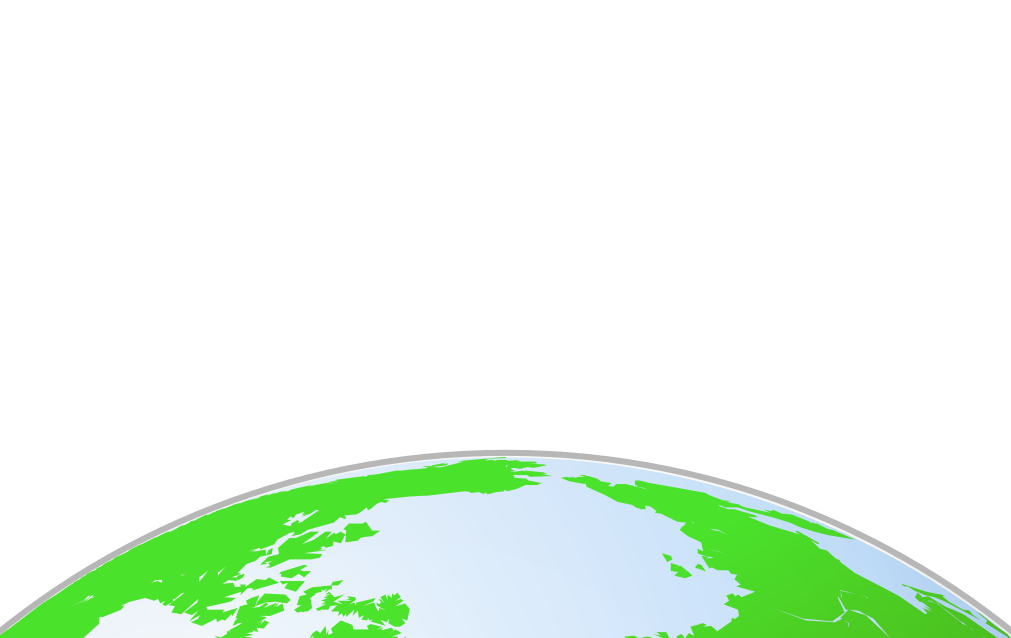
#> input picture Terrestrial_globe.png, 1011 x 638 px
$ python generate-card.py
#> lines starting #> are read from the running program, lines starting #| are printed output that depends on the picture; after the words box and inside, x2 and y2 are one past the last pixel; in counts of white or black regions, pixels touching at a corner belong together; pictures that were not available may be replaced by others from this repository, and a replacement may not be noted
from PIL import Image, ImageDraw, ImageFont
import random
import math
import numpy
from numpy import array

LNPAY_URL = "asdaso8y7hi7fhsaod78fhjoasidfhjolaisdhflias78hdlf78ashdi7fhsdalifosdid"
BALANCE_URL = "8y7hi7fhsaod78fhjoasidfhjolaisdhflias78hdlf78ashdi7fhsdalifosdidasdaso"

def interpolate(f_co, t_co, interval):
    """ interpolate colors (gradient) """
    det_co =[(t - f) / interval for f , t in zip(f_co, t_co)]
    for i in range(interval):
        yield [round(f + det * i) for f, det in zip(f_co, det_co)]

# load pictures
globe = Image.open("Terrestrial_globe.png")
#> globe is the input picture: PIL image 1011x638 RGBA; mean R, G, B, A 32.2, 46.6, 32.8, 52.2
moon = Image.open("moon0.png")
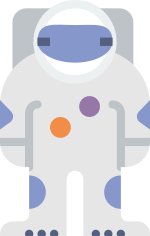
#> input picture astronaut0.png, 150 x 236 px, given in place of moon0.png, which was not available
#> moon is the input picture: PIL image 150x236 RGBA; mean R, G, B, A 166.8, 168.3, 174.2, 199.4
bitcoin_logo_text = Image.open("bitcoin_logo_text.png")
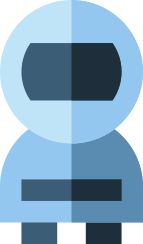
#> input picture astronaut1.png, 143 x 244 px, given in place of bitcoin_logo_text.png, which was not available
#> bitcoin_logo_text is the input picture: PIL image 143x244 RGBA; mean R, G, B, A 96.9, 130.9, 155.7, 213.5

def randomize_colors(img):
    data = array(img)
    colorize_model = random.randint(0, 6)
    for i in range(0, len(data)):
        for j in range(0, len(data[0])):
            if colorize_model == 0:
                data[i][j][0], data[i][j][1] = data[i][j][1], data[i][j][0]
            elif colorize_model == 1:
                data[i][j][0], data[i][j][2] = data[i][j][2], data[i][j][0]
            elif colorize_model == 2:
                data[i][j][1] = data[i][j][0]
            elif colorize_model == 3:
                data[i][j][2] = data[i][j][0]
            elif colorize_model == 4:
                data[i][j][2] = data[i][j][0]
                data[i][j][0], data[i][j][1] = data[i][j][1], data[i][j][0]
            elif colorize_model == 5:
                data[i][j][1] = data[i][j][0]
                data[i][j][0], data[i][j][2] = data[i][j][2], data[i][j][0]
            else:
                pass
    return Image.fromarray(data)


def create_card_graphics():
    background = Image.new('RGBA', globe.size, color=0)
#> background: PIL image 1011x638 RGBA; every value is 0

    draw = ImageDraw.Draw(background)

    f_co = (24, 32, 32)
    t_co = (135, 206, 235)
    blue_bottom = 100
    for i, color in enumerate(interpolate(f_co, t_co, background.height-blue_bottom)):
        draw.line([(0, i-blue_bottom), (background.width, i-blue_bottom)], tuple(color), width=1)
    for i in range(0,blue_bottom*2+1):
        draw.line([(0, background.height-i), (background.width, background.height-i)], tuple(t_co), width=1)

    for i in range(0, 50):
        star_color = (random.randint(215, 255), random.randint(215, 255), random.randint(215, 255))
        draw.point((random.randint(0, background.width), int(random.triangular(0, 300, 20))), fill=star_color)

    for i in range(0, 15):
        star_color = (random.randint(215, 255), random.randint(215, 255), random.randint(215, 255))
        star_location = array([random.randint(0, background.width), int(random.triangular(0, 300, 20))])
        star_size = random.randint(2, 3)
        angle = random.random()*math.pi
        leg_count = 2
        line_width = random.randint(1, 2)
        for j in range(0, leg_count):
            start_point = array([math.sin(angle), math.cos(angle)])*star_size
            end_point = array([-math.sin(angle), -math.cos(angle)])*star_size
            draw.line((tuple(star_location+start_point), tuple(star_location+end_point)), fill=star_color, width=line_width, joint=None)
            angle += math.pi/leg_count
#> this loop made 15 passes
#> (star_color, star_location, star_size, line_width) on passes 1 to 12: ((220, 252, 222), [209, 242], 2, 1), ((230, 217, 252), [851, 26], 3, 1), ((243, 227, 232), [202, 37], 2, 2), ((223, 224, 252), [839, 197], 2, 1), ((227, 223, 231), [377, 24], 3, 2), ((219, 239, 215), [876, 218], 3, 1), ((230, 226, 228), [627, 140], 2, 2), ((255, 247, 244), [35, 19], 2, 1), ((245, 217, 231), [272, 167], 3, 2), ((227, 228, 247), [501, 33], 3, 1), ((216, 249, 217), [278, 133], 2, 2), ((215, 234, 238), [782, 79], 3, 1)

    background.paste(globe, (0, 0), globe)

    # paint launching rocket

    rocket1 = Image.open("launch"+str(random.randint(0,5))+".png")
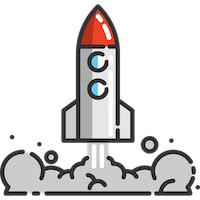
#> input picture launch0.png, 200 x 200 px
#> rocket1 is the input picture: PIL image 200x200 RGBA; mean R, G, B, A 56.4, 54.1, 53.9, 91
    rocket1 = rocket1.convert('RGBA')
    rocket1 = randomize_colors(rocket1)
#> in randomize_colors, `colorize_model = random.randint(0, 6)`: colorize_model = 0
#> after the loop in randomize_colors, `for i in range(0, len(data)):`:
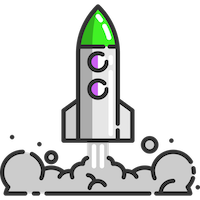
#> data: shape (200, 200, 4); 3.56% of pixels changed, all inside (x1, y1, x2, y2) = (77, 6, 119, 100); transparent parts drawn white

    rocket_side = random.randint(0, 1)
#> rocket_side = 0
    if rocket_side == 0:
        rocket1 = rocket1.rotate(-15, resample=Image.BICUBIC, expand=True)
#> rocket1: PIL image 246x246 RGBA
        background.paste(rocket1, (background.width - rocket1.width, background.height-rocket1.height), rocket1)
    else:
        rocket1 = rocket1.rotate(15, resample=Image.BICUBIC, expand=True)
        background.paste(rocket1, (0, background.height-rocket1.height), rocket1)

    # paint moon

    background.paste(moon, ((0, background.width-300)[rocket_side], -130), moon)

    # finally, add bitcoin LN boltcard logo

    background.paste(bitcoin_logo_text, (0, 0), bitcoin_logo_text)
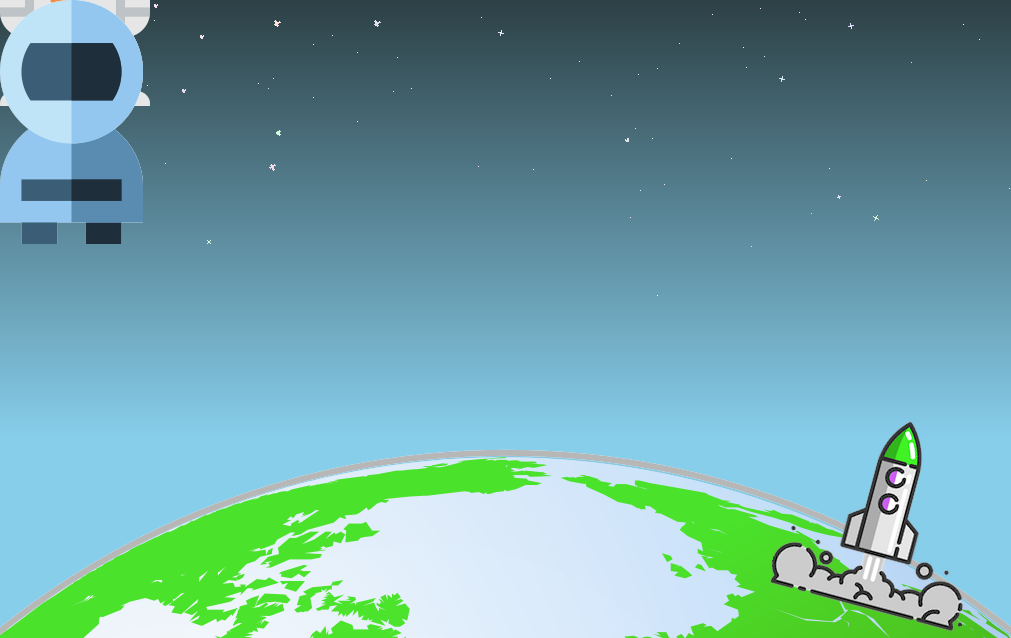
#> background: PIL image 1011x638 RGBA; mean R, G, B, A 111.2, 162.8, 165.8, 254.7; transparent parts drawn white

    background.show()

    # generate back side, first the sky

    f_co = (24, 32, 32)
    t_co = (135*0.3, 206*0.3, 235*0.3)
    for i, color in enumerate(interpolate(f_co, t_co, background.height)):
        draw.line([(0, i), (background.width, i)], tuple(color), width=1)

    for i in range(0, 100):
        star_color = (random.randint(215, 255), random.randint(215, 255), random.randint(215, 255))
        draw.point((random.randint(0, background.width), int(random.triangular(0, background.height, background.height/2))), fill=star_color)
#> this loop made 100 passes
#> star_color on passes 1 to 12: (255, 248, 252), (247, 238, 237), (249, 217, 250), (249, 243, 221), (236, 236, 219), (217, 216, 243), (230, 241, 228), (228, 244, 216), (235, 252, 224), (233, 227, 233), (236, 255, 223), (253, 243, 247)

    for i in range(0, 30):
        star_color = (random.randint(215, 255), random.randint(215, 255), random.randint(215, 255))
        star_location = array([random.randint(0, background.width), int(random.triangular(0, background.height, background.height/2))])
        star_size = random.randint(2, 3)
        angle = random.random()*math.pi
        leg_count = 2
        line_width = random.randint(1, 2)
        for j in range(0, leg_count):
            start_point = array([math.sin(angle), math.cos(angle)])*star_size
            end_point = array([-math.sin(angle), -math.cos(angle)])*star_size
            draw.line((tuple(star_location+start_point), tuple(star_location+end_point)), fill=star_color, width=line_width, joint=None)
            angle += math.pi/leg_count
#> this loop made 30 passes
#> (star_color, star_location, star_size, line_width) on passes 1 to 12: ((241, 241, 252), [534, 478], 2, 1), ((249, 243, 218), [306, 234], 2, 2), ((249, 242, 238), [781, 371], 3, 1), ((246, 237, 243), [162, 365], 2, 1), ((222, 221, 237), [819, 275], 2, 2), ((236, 229, 235), [987, 314], 3, 1), ((248, 243, 227), [736, 372], 3, 2), ((223, 249, 239), [476, 214], 2, 2), ((231, 254, 225), [807, 430], 3, 2), ((251, 245, 232), [626, 578], 2, 2), ((233, 253, 222), [504, 283], 3, 2), ((225, 242, 231), [16, 191], 3, 1)

    moon_background = Image.open("moon_background.png")
    moon_background = moon_background.convert('RGBA')
    moon_background = randomize_colors(moon_background)
#> after the loop in randomize_colors (call 2), `for i in range(0, len(data)):`:
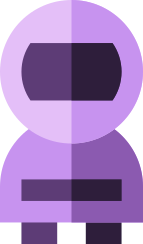
#> data: shape (244, 143, 4); mean R, G, B, A 130.9, 96.9, 155.7, 213.5; transparent parts drawn white
    background.paste(moon_background, (0, 0), moon_background)

    astronaut = Image.open("astronaut"+str(random.randint(0,5))+".png")

    astronaut_side = random.randint(0, 1)
#> astronaut_side = 0
    if astronaut_side == 0:
        astronaut = astronaut.rotate(-15, resample=Image.BICUBIC, expand=True)
        background.paste(astronaut, (background.width - astronaut.width-30, background.height-astronaut.height-30), astronaut)
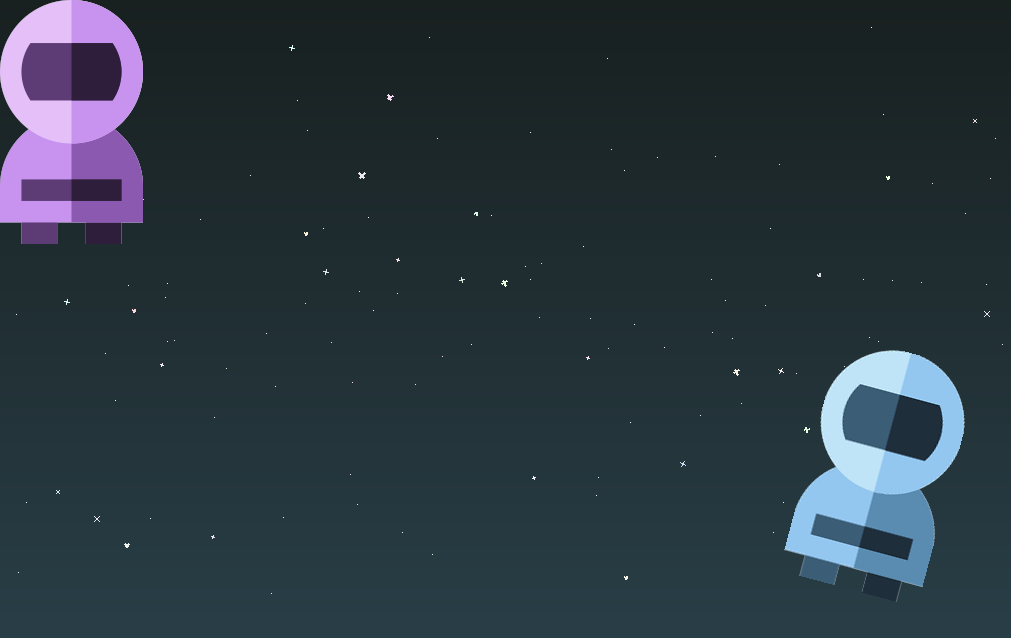
#> background: PIL image 1011x638 RGBA; mean R, G, B, A 41.7, 55, 63.5, 254.9; transparent parts drawn white
    else:
        astronaut = astronaut.rotate(15, resample=Image.BICUBIC, expand=True)
        background.paste(astronaut, (30, background.height-astronaut.height-30), astronaut)

#> (the run stopped early here; a loop or call above may not have finished)
